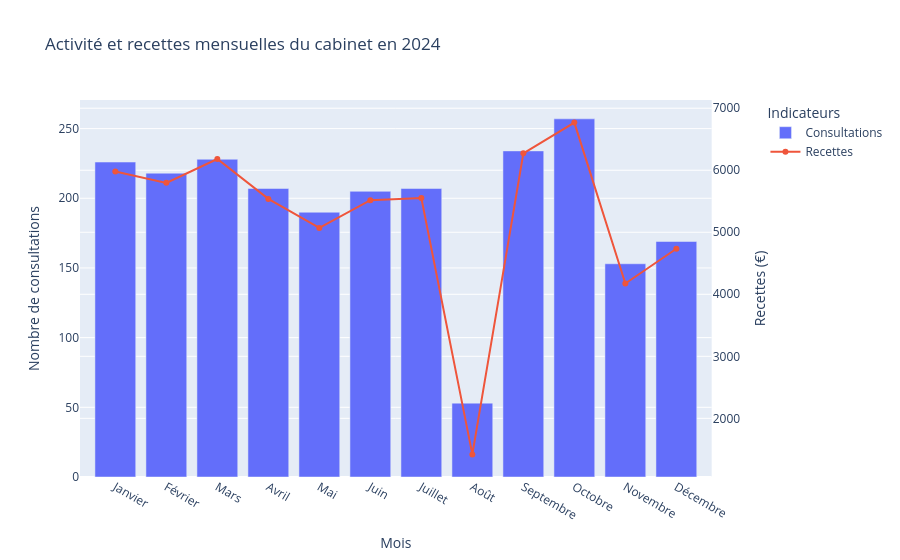

The cell this chart's notebook holds for it:
### Code cell
# Visualisation mensuelle activité / recettes
plot_activite_recettes(activite_mensuelle_2024, 2024)

### Figure 1 — Plotly figure (JSON) as saved in the notebook; plotly's stock layout.template omitted (floating-point values rounded to 4 significant figures)
{"data": [{"name": "Consultations", "type": "bar", "x": ["Janvier", "Février", "Mars", "Avril", "Mai", "Juin", "Juillet", "Août", "Septembre", "Octobre", "Novembre", "Décembre"], "xaxis": "x", "y": [226.0, 218.0, 228.0, 207.0, 190.0, 205.0, 207.0, 53.0, 234.0, 257.0, 153.0, 169.0], "yaxis": "y"}, {"mode": "lines+markers", "name": "Recettes", "type": "scatter", "x": ["Janvier", "Février", "Mars", "Avril", "Mai", "Juin", "Juillet", "Août", "Septembre", "Octobre", "Novembre", "Décembre"], "xaxis": "x", "y": [5980.0, 5797.0, 6181.0, 5538.0, 5070.0, 5517.0, 5552.0, 1419.0, 6273.0, 6768.0, 4174.0, 4735.0], "yaxis": "y2"}], "layout": {"legend": {"title": {"text": "Indicateurs"}}, "title": {"text": "Activité et recettes mensuelles du cabinet en 2024"}, "xaxis": {"anchor": "y", "domain": [0, 0.94], "title": {"text": "Mois"}}, "yaxis": {"anchor": "x", "domain": [0, 1], "title": {"text": "Nombre de consultations"}}, "yaxis2": {"anchor": "x", "overlaying": "y", "side": "right", "title": {"text": "Recettes (€)"}}}}
